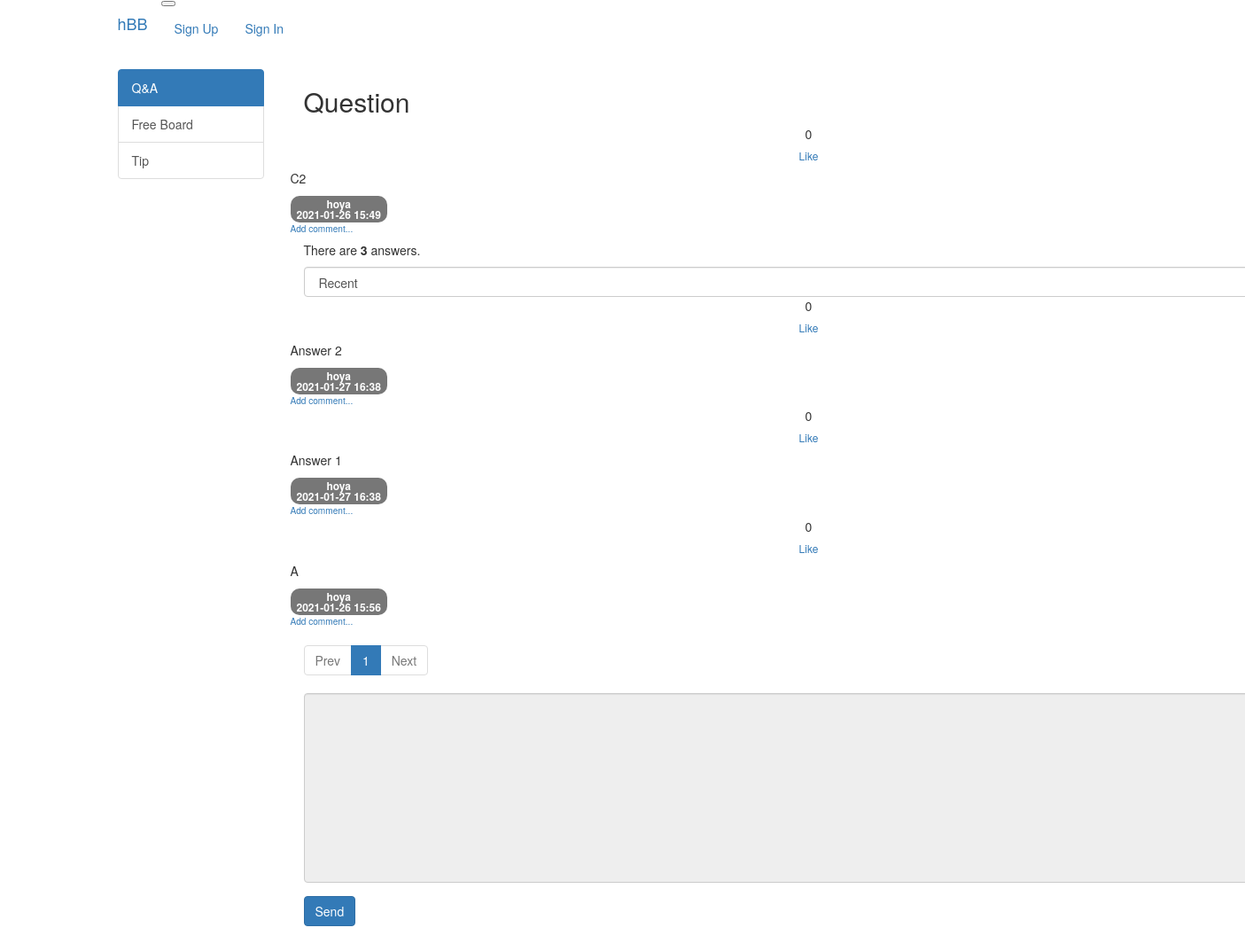
Screenshot of /question/detail/2/ with the database file from the repository.
### src/models/question.py (models this page shows)
class QuestionModel(db.Model):
    id = db.Column(db.Integer, primary_key=True)
    category = db.Column(db.String(16), nullable=False)
    subject = db.Column(db.String(200), nullable=False)
    content = db.Column(db.Text(), nullable=False)
    created_date = db.Column(db.DateTime(), nullable=False)
    user_id = db.Column(
        db.Integer, db.ForeignKey("user_model.id", ondelete="CASCADE"), nullable=False
    )
    user = db.relationship("UserModel", backref=db.backref("question_set"))
    modified_date = db.Column(db.DateTime(), nullable=True)
    like = db.relationship(
        "UserModel", secondary=question_like, backref=db.backref("question_like_set")
    )

### src/models/user.py (models this page shows)
class UserModel(db.Model):
    id = db.Column(db.Integer, primary_key=True)
    username = db.Column(db.String(150), unique=True, nullable=False)
    password = db.Column(db.String(200), nullable=False)
    email = db.Column(db.String(120), unique=True, nullable=False)

### src/models/answer.py (models this page shows)
class AnswerModel(db.Model):
    id = db.Column(db.Integer, primary_key=True)
    question_id = db.Column(
        db.Integer, db.ForeignKey("question_model.id", ondelete="CASCADE")
    )
    question = db.relationship(
        "QuestionModel",
        backref=db.backref(
            "answer_set",
        ),
    )
    content = db.Column(db.Text(), nullable=False)
    created_date = db.Column(db.DateTime(), nullable=False)
    user_id = db.Column(
        db.Integer,
        db.ForeignKey("user_model.id", ondelete="CASCADE"),
        nullable=False,
    )
    user = db.relationship("UserModel", backref=db.backref("answer_set"))
    modified_date = db.Column(db.DateTime(), nullable=True)
    like = db.relationship(
        "UserModel", secondary=answer_like, backref=db.backref("answer_like_set")
    )

### src/views/question_views.py (the view)
@bp.route("/detail/<int:question_id>/")
def detail(question_id):
    page = request.args.get("page", type=int, default=1)
    sort = request.args.get("sort", type=str, default="recent")
    category = QuestionModel.query.get_or_404(question_id).category
    if sort == "recommend":
        sub_query = (
            db.session.query(answer_like.c.answer_id, func.count("*").label("num_like"))
            .group_by(answer_like.c.answer_id)
            .subquery()
        )
        answer_list = (
            AnswerModel.query.filter(AnswerModel.question_id == question_id)
            .outerjoin(sub_query, AnswerModel.id == sub_query.c.answer_id)
            .order_by(sub_query.c.num_like.desc(), AnswerModel.created_date.desc())
        )
    else:
        answer_list = AnswerModel.query.filter(
            AnswerModel.question_id == question_id
        ).order_by(AnswerModel.created_date.desc())
    answer_list = answer_list.paginate(page, per_page=5)
    form = AnswerForm()
    question = QuestionModel.query.get_or_404(question_id)
    return render_template(
        "question/question_detail.html",
        category=category,
        question=question,
        answer_list=answer_list,
        page=page,
        sort=sort,
        form=form,
    )

### src/forms.py
class AnswerForm(FlaskForm):
    content = TextAreaField("Content", validators=[DataRequired()])

### src/filter.py (called while the page is built)
def format_datetime(value, fmt="%Y-%m-%d %H:%M"):
    return value.strftime(fmt)

### src/views/account_views.py (called while the page is built)
@bp.before_app_request
def load_signed_in_user():
    user_id = session.get("user_id")
    if user_id is None:
        g.user = None
    else:
        g.user = UserModel.query.get(user_id)

### src/templates/question/question_detail.html (shortened to what this page needs)
{% extends "base.html" %}
{% block content %}
<div class="container py-2">
    <h2 class="border-bottom pb-2">{{ question.subject }}</h2>
    <div class="row my-3">
        <div class="col-1 my-3">
            <div class="bg-light text-center py-3 border font-weight-bolder mb-1">{{ question.like|length }}</div>
            <a class="recommend btn btn-sm btn-secondary btn-block my-1" href="#"
                data-uri="{{ url_for('like.question', question_id=question.id) }}">Like</a>
        </div>
        <div class="col-11">
            <div class="card my-3">
                <div class="card-body">
                    <div class="card-text">{{ question.content|markdown }}</div>
                    <div class="d-flex justify-content-end">
                        <div class="badge badge-light p-2 text-left">
                            <div class="mb-2">{{ question.user.username }}</div>
                            <div>{{ question.created_date|datetime }}</div>
                        </div>
                    </div>
                    <div>
                        <a class="small"
                            href="{{ url_for('comment.create_comment_for_question', question_id=question.id) }}">
                            <small>Add comment...</small>
                        </a>
                    </div>
                </div>
            </div>
        </div>
    </div>
    <div class="d-flex justify-content-between my-3 border-top pt-2">
        <h5 class="py-2">There are <strong>{{ question.answer_set|length }}</strong> answers.</h5>
        <div class="py-2 col-3" style="margin-right: -1rem;">
            <select class="form-control sort">
                <option value="recent" {% if sort=='recent' %}selected{% endif %}>Recent</option>
            </select>
        </div>
    </div>
    {% for answer in answer_list.items %}
    <div class="row my-3">
        <div class="col-1">
            <div class="bg-light text-center p-3 border font-weight-bolder mb-1">{{ answer.like|length }}</div>
            <a class="recommend btn btn-sm btn-secondary btn-block my-1" href="#"
                data-uri="{{ url_for('like.answer', answer_id=answer.id) }}">Like</a>
        </div>
        <div class="col-11">
            <div class="card mb-2">
                <div class="card-body">
                    <div class="card-text" style="white-space: pre-line;">{{ answer.content|markdown }}</div>
                    <div class="d-flex justify-content-end">
                        <div class="badge badge-light p-2 text-left">
                            <div class="mb-2">{{ answer.user.username }}</div>
                            <div>{{ answer.created_date|datetime }}</div>
                        </div>
                    </div>
                    <div>
                        <a class="small" href="{{ url_for('comment.create_comment_for_answer', answer_id=answer.id) }}">
                            <small>Add comment...</small>
                        </a>
                    </div>
                </div>
            </div>
        </div>
    </div>
    {% endfor %}
    <ul class="pagination justify-content-center">
        {% if answer_list.has_prev %}
        <li class="page-item">
            <a class="page-link" data-page="{{ answer_list.prev_num }}" href="#">Prev</a>
        </li>
        {% else %}
        <li class="page-item disabled">
            <a class="page-link" tabindex="-1" aria-disabled="true" href="#">Prev</a>
        </li>
        {% endif %}
        {% for page_num in answer_list.iter_pages() %}
        {% if page_num %}
        {% if page_num != answer_list.page %}
        <li class="page-item">
            <a class="page-link" data-page="{{ page_num }}" href="#">{{ page_num }}</a>
        </li>
        {% else %}
        <li class="page-item active" aria-current="page">
            <a class="page-link" href="#">{{ page_num }}</a>
        </li>
        {% endif %}
        {% else %}
        <li class="disabled">
            <a class="page-link" href="#">...</a>
        </li>
        {% endif %}
        {% endfor %}
        {% if answer_list.has_next %}
        <li class="page-item">
            <a class="page-link" data-page="{{ answer_list.next_num }}" href="#">Next</a>
        </li>
        {% else %}
        <li class="page-item disabled">
            <a class="page-link" tabindex="-1" aria-disabled="true" href="#">Next</a>
        </li>
        {% endif %}
    </ul>
    <form action="{{ url_for('answer.create', question_id=question.id) }}" class="mt-5 mb-3" method="post">
        <div class="form-group">
            <textarea {% if not g.user %}disabled{% endif %} name="content" id="content" class="form-control"
                rows="10"></textarea>
        </div>
        <input class="btn btn-primary" type="submit" value="Send" />
    </form>
</div>
{% endblock %}

### rows the page displays
QuestionModel: subject "Question", content "C2", created_date "2021-01-26 15:49"
UserModel: user.username "hoya"
AnswerModel: like|length "0", content "Answer 2", user.username "hoya", created_date "2021-01-27 16:38"
AnswerModel: like|length "0", content "Answer 1", user.username "hoya", created_date "2021-01-27 16:38"
AnswerModel: like|length "0", content "A", user.username "hoya", created_date "2021-01-26 15:56"

### other values shown
{{ question.like|length }} "0"
{{ question.answer_set|length }} "3"
{{ page_num }} "1"
